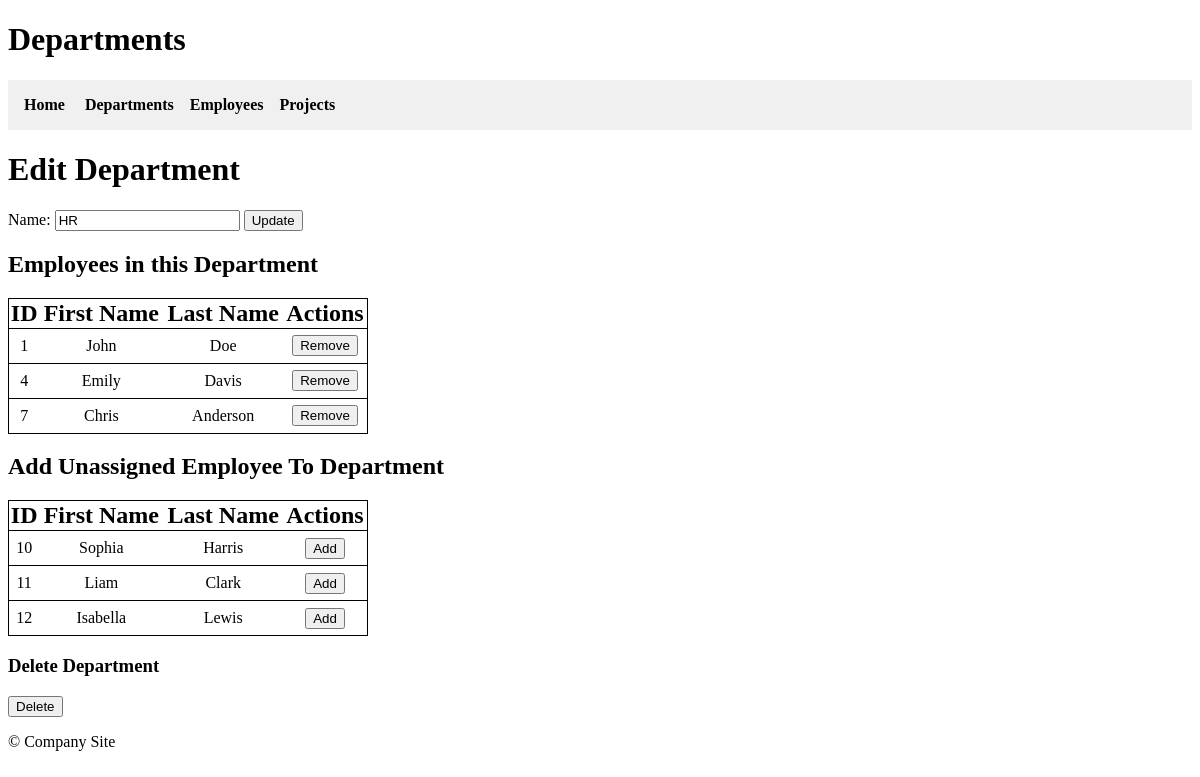
Page /views/departments/edit.php?id=1 on the committed database.
### tables this page shows
CREATE TABLE department (
    departmentId INT PRIMARY KEY NOT NULL AUTO_INCREMENT UNIQUE,
    name VARCHAR(50) NOT NULL
);

CREATE TABLE employee (
    employeeId INT PRIMARY KEY NOT NULL AUTO_INCREMENT UNIQUE,
    firstName VARCHAR(50) NOT NULL,
    lastName VARCHAR(50) NOT NULL,
    email VARCHAR(50) NOT NULL,
    birth DATE NOT NULL,
    departmentId INT,
    FOREIGN KEY (departmentId) REFERENCES department(departmentId) ON DELETE SET NULL
);

### classes/Database.php (called while the page is built, shortened)
<?php
Class Database extends DBCredentials {
    public function __construct() {
        $dsn1 = "mysql:host={$this->host}";
        $dsn2 = ";dbname={$this->dbname}";
        $dsn3 = ";charset=utf8mb4";
        $dsn = $dsn1 . $dsn2 . $dsn3;
        $options = [
            PDO::ATTR_ERRMODE => PDO::ERRMODE_EXCEPTION,
            PDO::ATTR_DEFAULT_FETCH_MODE => PDO::FETCH_ASSOC
        ];
        $this->pdo =
        new PDO($dsn, $this->user, $this->password, $options);
    }
}

### classes/Department.php (called while the page is built, shortened)
<?php
require_once 'Database.php';
class Department extends Database
{
    function getById(int $departmentId): array|false
    {
        $sql = <<<SQL
        SELECT departmentId, name
        FROM department
        WHERE departmentId = :departmentId
        SQL;
        try {
            $stmt = $this->pdo->prepare($sql);
            $stmt->bindValue(':departmentId', $departmentId);
            $stmt->execute();
            return $stmt->fetch();
        } catch (PDOException $e) {
            return false;
        }
    }
}
?>

### classes/Employee.php (called while the page is built, shortened)
<?php
require_once 'Database.php';
class Employee extends Database
{
    function getByDepartmentId(int $departmentId): array|false
    {
        $sql = <<<SQL
        SELECT employeeId, firstName, lastName, email, birth, departmentId
        FROM employee
        WHERE departmentId = :departmentId
        SQL;
        try {
            $stmt = $this->pdo->prepare($sql);
            $stmt->bindValue(':departmentId', $departmentId, PDO::PARAM_INT);
            $stmt->execute();
            return $stmt->fetchAll();
        } catch (PDOException $e) {
            return false;
        }
    }
    function getUnassignedEmployees(): array|false
    {
        $sql = <<<SQL
        SELECT employeeId, firstName, lastName, email, birth, departmentId
        FROM employee
        WHERE departmentId IS NULL
        SQL;
        try {
            $stmt = $this->pdo->prepare($sql);
            $stmt->execute();
            return $stmt->fetchAll();
        } catch (PDOException $e) {
            return false;
        }
    }
}

### views/departments/edit.php (the view, shortened to what this page needs)
<?php
include_once ROOT_PATH . '/public/header.php';
include_once ROOT_PATH . '/public/nav.php';
require_once ROOT_PATH . '/classes/Department.php';
require_once ROOT_PATH . '/classes/Employee.php';
$departmentId = $_GET['id'] ?? null;
$department = (new Department())->getById($departmentId);
$employees = (new Employee())->getByDepartmentId($departmentId);
$unassignedEmployees = (new Employee())->getUnassignedEmployees();
echo <<<HTML
<h1>Edit Department</h1>
<form method="POST" action="edit.php?id={$department['departmentId']}">
    <label for="name">Name:</label>
    <input type="text" id="name" name="name" value="{$department['name']}" required>
    <input type="hidden" name="action" value="update">
    <button type="submit">Update</button>
</form>
<h2>Employees in this Department</h2>
<table class="data-table">
    <thead>
        <tr>
            <th>ID</th>
            <th>First Name</th>
            <th>Last Name</th>
            <th>Actions</th>
        </tr>
    </thead>
    <tbody>
HTML;
foreach ($employees as $employee) {
    echo <<<HTML
            <tr class="data-menu-row">
                <td>{$employee['employeeId']}</td>
                <td>{$employee['firstName']}</td>
                <td>{$employee['lastName']}</td>
                <td>
                    <form method="POST" action="edit.php?id={$department['departmentId']}">
                        <input type="hidden" name="action" value="remove_employee">
                        <input type="hidden" name="employeeId" value="{$employee['employeeId']}">
                        <button type="submit">Remove</button>
                    </form>
                </td>
            </tr>
    HTML;
}
echo <<<HTML
    </tbody>
</table>
<h2>Add Unassigned Employee To Department</h2>
<table class="data-table">
    <thead>
        <tr>
            <th>ID</th>
            <th>First Name</th>
            <th>Last Name</th>
            <th>Actions</th>
        </tr>
    </thead>
    <tbody>
HTML;
foreach ($unassignedEmployees as $employee) {
    echo <<<HTML
            <tr class="data-menu-row">
                <td>{$employee['employeeId']}</td>
                <td>{$employee['firstName']}</td>
                <td>{$employee['lastName']}</td>
                <td>
                    <form method="POST" action="edit.php?id={$department['departmentId']}">
                        <input type="hidden" name="action" value="add_employee">
                        <input type="hidden" name="employeeId" value="{$employee['employeeId']}">
                        <button type="submit">Add</button>
                    </form>
                </td>
            </tr>
    HTML;
}
echo <<<HTML
    </tbody>
</table>
<h3>Delete Department</h3>
<form method="POST" action="edit.php?id={$department['departmentId']}">
    <input type="hidden" name="action" value="delete">
    <input type="hidden" name="departmentId" value="{$department['departmentId']}">
    <button type="submit">Delete</button>
</form>
HTML;
include_once ROOT_PATH . '/public/footer.php';
?>

### css/styles.css (style rules this page uses)
.data-table { width: 30vw; border: solid 1px #000; border-collapse: collapse; }
.data-table thead { font-weight: bold; font-size: 24px; text-align: center; border-bottom: solid 1px #000; }
.data-table tbody { text-align: center; }
.data-menu-row { height: 35px; }
.data-table tbody tr td { border-bottom: solid 1px #000; }

### rows in the picture
department: name "HR"
employee: employeeId "1", firstName "John", lastName "Doe"
employee: employeeId "4", firstName "Emily", lastName "Davis"
employee: employeeId "7", firstName "Chris", lastName "Anderson"
employee: employeeId "10", firstName "Sophia", lastName "Harris"
employee: employeeId "11", firstName "Liam", lastName "Clark"
employee: employeeId "12", firstName "Isabella", lastName "Lewis"

### other values in the picture
$pageTitle "Departments"
$page "Departments"
$page "Employees"
$page "Projects"
